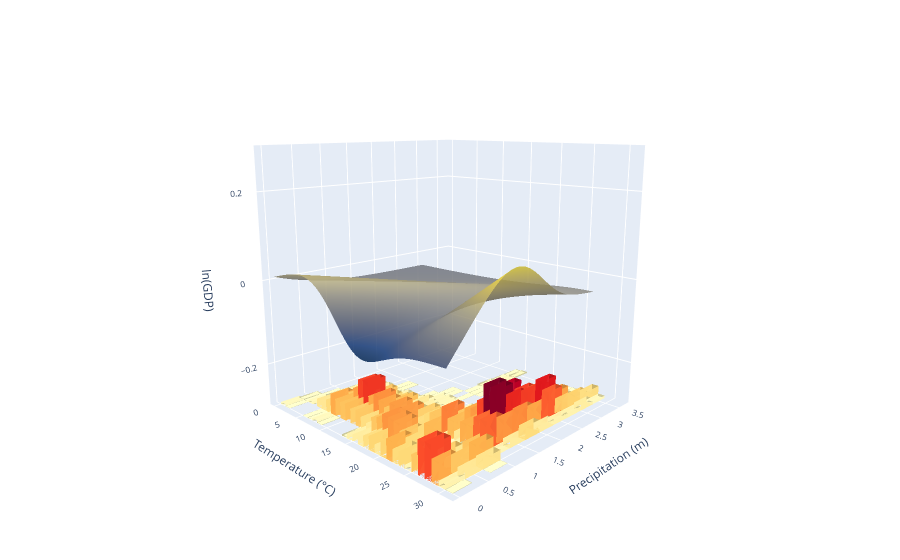

The notebook cell this image was saved under:
### Markdown cell above
## 4. Data visualization

### Code cell
############################## User Input ##############################
show    = "best"          # "best", "mean", or "all"
z_range = [-0.3, 0.3]     # fixed, as in global_model.ipynb and paper_surface.py,
                          # so the viewing geometry matches. None to autoscale.
########################################################################

if show == "mean":
    surfaces = [("mean", mean_surface)]
elif show == "all":
    surfaces = list(model_surfaces.items())
else:
    surfaces = [(top_models[0], model_surfaces[top_models[0]])]

fig = go.Figure()
for name, Z in surfaces:
    fig.add_trace(go.Surface(
        x=T, y=P / 1000, z=Z,          # precipitation in metres, as in the paper
        colorscale="Cividis",
        opacity=0.85 if len(surfaces) == 1 else 0.45,
        showscale=False, name=str(name)))

# Observed climate density on the floor, as in the other notebooks.
fig = add_histogram(fig, data, legend=False, precip_capped=True, z_floor=-0.3)

zaxis = dict(title=dict(text="ln(GDP)"))
if z_range is not None:
    zaxis["range"] = list(z_range)

fig.update_layout(
    autosize=True,
    margin=dict(l=0, r=0, b=0, t=0),
    scene=dict(
        xaxis_title="Temperature (°C)",
        yaxis_title="Precipitation (m)",
        zaxis=zaxis,
        camera=dict(eye=dict(x=1.738, y=-1.780, z=0.589)),
    ),
    legend=dict(bgcolor="rgba(255,255,255,0.7)", bordercolor="black", borderwidth=1),
    font=dict(size=10),
)
fig.show()
